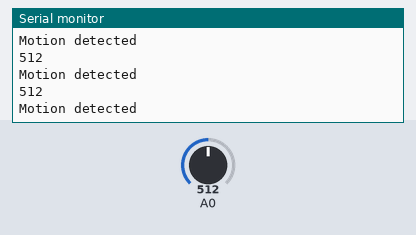
Simulated run of this sketch. Board: Arduino Uno, built with avr-gcc and run on an emulated ATmega328P. Parts: the last lines printed to the serial monitor. The test bench sets the inputs (shaded band); at power-on: A0 = 512.

Above: at 1.2 s.
1.3 s: A0 set to 11
At 1.33 s:
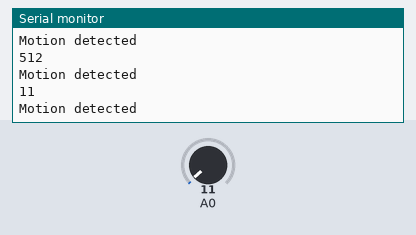
2.8 s: A0 set to 8
At 2.85 s:
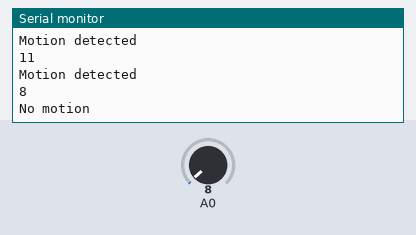
Timing chart, 0 to 5.8 s (numbered marks = the images above; inputs shaded):
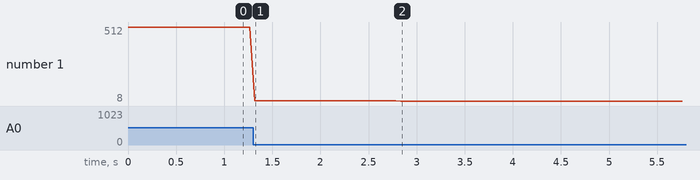

Measured:
- the behaviour switches between 10 and 9 on A0 (found by bisection; images 1 and 2)
- after the input at 1.3 s, the serial monitor: prints a new line at once (image 1)
- after the input at 2.8 s, the serial monitor: prints a new line at once (image 2)
- plotted number 1: 512 → 11 after the input at 1.3 s, 11 → 8 after the input at 2.8 s

The sketch:

CDMtest.ino
```cpp
#include "Radar.h"

Radar radar(A0, 8); //Radarmodule input at A5

void setup()
{
  pinMode(A0, INPUT);
  Serial.begin(115200);
  radar.settolerance(20); //Set the tolerance from 0 to 100 percent
}

void loop()
{
  radar.measure(); //Read value from radar
  int radarvalue = radar.rtv(); //Get value (0 or 1)
  //Serial.println(radar.test());
  Serial.println(analogRead(A0));
  if(radarvalue == 1){
  Serial.println("Motion detected");
  }else{
  Serial.println("No motion");
  }
  delay(50);
}
```

Radar.cpp
```cpp
/*
  Radar Basic Library
  More information at: https://www.aeq-web.com/arduino-radar-motion-detector/
  Created by Alex E., September 17, 2017.
*/

#include "Radar.h"

Radar::Radar(int pin, int stan)
{
  _pin = pin;
  _stan = stan;
  _test = 0;
}

void Radar::settolerance(int tol){
  _tol = tol;
}

void Radar::measure()
{
  double per = ((double)_stan/100)*_tol;
  double sval = analogRead(_pin);
  _test = sval;
  if(sval > _stan+per || sval < _stan-per){
  _rtv = 1;
  }else{
  _rtv = 0;
  }
}

int Radar::rtv(){
  return _rtv;
}

double Radar::test(){
  return _test;
}
```

Radar.h
```cpp
/*
  Radar Basic Library
  More information at: https://www.aeq-web.com/arduino-radar-motion-detector/
  Created by Alex E., September 17, 2017.
*/

#ifndef Radar_h
#define Radar_h
#include "Arduino.h"

class Radar
{
  public:
    Radar(int pin, int stan);
    void settolerance(int tol);
    void measure();
    int tol;
    int rtv();
    double test();
  private:
    int _pin;
    int _tol;
    int _rtv;
    int _stan;
    double _test;
};
#endif
```
